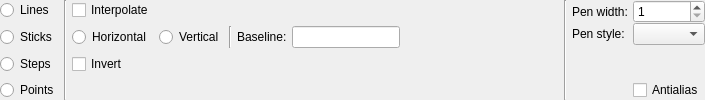
<?xml version="1.0" encoding="UTF-8"?>
<ui version="4.0">
 <class>CurveStyleConfigWidget</class>
 <widget class="QWidget" name="CurveStyleConfigWidget">
  <property name="geometry">
   <rect>
    <x>0</x>
    <y>0</y>
    <width>705</width>
    <height>98</height>
   </rect>
  </property>
  <property name="windowTitle">
   <string>Form</string>
  </property>
  <layout class="QGridLayout" name="gridLayout">
   <property name="horizontalSpacing">
    <number>5</number>
   </property>
   <property name="verticalSpacing">
    <number>-1</number>
   </property>
   <property name="margin">
    <number>0</number>
   </property>
   <item row="1" column="5">
    <widget class="Line" name="line_5">
     <property name="orientation">
      <enum>Qt::Vertical</enum>
     </property>
    </widget>
   </item>
   <item row="2" column="3">
    <widget class="QCheckBox" name="checkBoxStepsInvert">
     <property name="text">
      <string>Invert</string>
     </property>
    </widget>
   </item>
   <item row="1" column="4">
    <widget class="QRadioButton" name="radioButtonSticksOrientationVertical">
     <property name="text">
      <string>Vertical</string>
     </property>
    </widget>
   </item>
   <item row="0" column="3">
    <widget class="QCheckBox" name="checkBoxLinesInterpolate">
     <property name="text">
      <string>Interpolate</string>
     </property>
    </widget>
   </item>
   <item row="2" column="0" colspan="2">
    <widget class="QRadioButton" name="radioButtonSteps">
     <property name="sizePolicy">
      <sizepolicy hsizetype="Minimum" vsizetype="Fixed">
       <horstretch>0</horstretch>
       <verstretch>0</verstretch>
      </sizepolicy>
     </property>
     <property name="text">
      <string>Steps</string>
     </property>
    </widget>
   </item>
   <item row="1" column="3">
    <widget class="QRadioButton" name="radioButtonSticksOrientationHorizontal">
     <property name="text">
      <string>Horizontal</string>
     </property>
    </widget>
   </item>
   <item row="1" column="7">
    <widget class="QLineEdit" name="lineEditSticksBaseline">
     <property name="sizePolicy">
      <sizepolicy hsizetype="Minimum" vsizetype="Fixed">
       <horstretch>0</horstretch>
       <verstretch>0</verstretch>
      </sizepolicy>
     </property>
    </widget>
   </item>
   <item row="1" column="6">
    <widget class="QLabel" name="labelSticksBaseline">
     <property name="text">
      <string>Baseline:</string>
     </property>
    </widget>
   </item>
   <item row="0" column="0" colspan="2">
    <widget class="QRadioButton" name="radioButtonLines">
     <property name="sizePolicy">
      <sizepolicy hsizetype="Minimum" vsizetype="Fixed">
       <horstretch>0</horstretch>
       <verstretch>0</verstretch>
      </sizepolicy>
     </property>
     <property name="text">
      <string>Lines</string>
     </property>
    </widget>
   </item>
   <item row="0" column="10" rowspan="4">
    <layout class="QGridLayout" name="gridLayout_2">
     <property name="horizontalSpacing">
      <number>5</number>
     </property>
     <item row="1" column="1">
      <widget class="rqt_multiplot::PenStyleComboBox" name="comboBoxPenStyle">
       <property name="sizePolicy">
        <sizepolicy hsizetype="Minimum" vsizetype="Fixed">
         <horstretch>0</horstretch>
         <verstretch>0</verstretch>
        </sizepolicy>
       </property>
       <property name="maximumSize">
        <size>
         <width>16777215</width>
         <height>16777215</height>
        </size>
       </property>
       <property name="currentIndex">
        <number>-1</number>
       </property>
       <property name="insertPolicy">
        <enum>QComboBox::NoInsert</enum>
       </property>
       <property name="iconSize">
        <size>
         <width>50</width>
         <height>16</height>
        </size>
       </property>
      </widget>
     </item>
     <item row="0" column="1">
      <widget class="QSpinBox" name="spinBoxPenWidth">
       <property name="sizePolicy">
        <sizepolicy hsizetype="Minimum" vsizetype="Fixed">
         <horstretch>0</horstretch>
         <verstretch>0</verstretch>
        </sizepolicy>
       </property>
       <property name="minimum">
        <number>1</number>
       </property>
       <property name="maximum">
        <number>100</number>
       </property>
      </widget>
     </item>
     <item row="1" column="0">
      <widget class="QLabel" name="label_3">
       <property name="sizePolicy">
        <sizepolicy hsizetype="Preferred" vsizetype="Preferred">
         <horstretch>0</horstretch>
         <verstretch>0</verstretch>
        </sizepolicy>
       </property>
       <property name="text">
        <string>Pen style:</string>
       </property>
      </widget>
     </item>
     <item row="0" column="0">
      <widget class="QLabel" name="label_4">
       <property name="sizePolicy">
        <sizepolicy hsizetype="Preferred" vsizetype="Preferred">
         <horstretch>0</horstretch>
         <verstretch>0</verstretch>
        </sizepolicy>
       </property>
       <property name="text">
        <string>Pen width:</string>
       </property>
      </widget>
     </item>
     <item row="2" column="0">
      <spacer name="verticalSpacer">
       <property name="orientation">
        <enum>Qt::Vertical</enum>
       </property>
       <property name="sizeHint" stdset="0">
        <size>
         <width>20</width>
         <height>40</height>
        </size>
       </property>
      </spacer>
     </item>
     <item row="3" column="1">
      <widget class="QCheckBox" name="checkBoxRenderAntialias">
       <property name="text">
        <string>Antialias</string>
       </property>
      </widget>
     </item>
    </layout>
   </item>
   <item row="1" column="8">
    <spacer name="horizontalSpacer">
     <property name="orientation">
      <enum>Qt::Horizontal</enum>
     </property>
     <property name="sizeHint" stdset="0">
      <size>
       <width>40</width>
       <height>20</height>
      </size>
     </property>
    </spacer>
   </item>
   <item row="0" column="2" rowspan="4">
    <widget class="Line" name="line_7">
     <property name="orientation">
      <enum>Qt::Vertical</enum>
     </property>
    </widget>
   </item>
   <item row="0" column="9" rowspan="4">
    <widget class="Line" name="line">
     <property name="orientation">
      <enum>Qt::Vertical</enum>
     </property>
    </widget>
   </item>
   <item row="1" column="0" colspan="2">
    <widget class="QRadioButton" name="radioButtonSticks">
     <property name="sizePolicy">
      <sizepolicy hsizetype="Minimum" vsizetype="Fixed">
       <horstretch>0</horstretch>
       <verstretch>0</verstretch>
      </sizepolicy>
     </property>
     <property name="text">
      <string>Sticks</string>
     </property>
    </widget>
   </item>
   <item row="3" column="0" colspan="2">
    <widget class="QRadioButton" name="radioButtonPoints">
     <property name="sizePolicy">
      <sizepolicy hsizetype="Minimum" vsizetype="Fixed">
       <horstretch>0</horstretch>
       <verstretch>0</verstretch>
      </sizepolicy>
     </property>
     <property name="text">
      <string>Points</string>
     </property>
    </widget>
   </item>
  </layout>
  <zorder>radioButtonLines</zorder>
  <zorder>radioButtonLines</zorder>
  <zorder>radioButtonSticks</zorder>
  <zorder>radioButtonSteps</zorder>
  <zorder>radioButtonPoints</zorder>
  <zorder>checkBoxLinesInterpolate</zorder>
  <zorder>radioButtonSticksOrientationHorizontal</zorder>
  <zorder>radioButtonSticksOrientationVertical</zorder>
  <zorder>labelSticksBaseline</zorder>
  <zorder>lineEditSticksBaseline</zorder>
  <zorder>checkBoxStepsInvert</zorder>
  <zorder>line_5</zorder>
  <zorder>line_7</zorder>
  <zorder>gridLayoutWidget</zorder>
  <zorder>line</zorder>
  <zorder>horizontalSpacer</zorder>
 </widget>
 <customwidgets>
  <customwidget>
   <class>rqt_multiplot::PenStyleComboBox</class>
   <extends>QComboBox</extends>
   <header location="global">rqt_multiplot/PenStyleComboBox.h</header>
  </customwidget>
 </customwidgets>
 <resources/>
 <connections/>
</ui>
